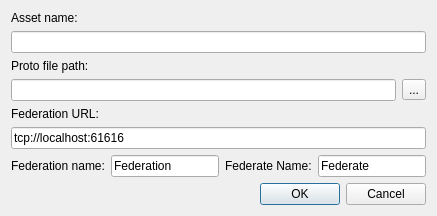
<?xml version="1.0" encoding="UTF-8"?>
<ui version="4.0">
 <class>AddingBusAssetDialog</class>
 <widget class="QDialog" name="AddingBusAssetDialog">
  <property name="geometry">
   <rect>
    <x>0</x>
    <y>0</y>
    <width>550</width>
    <height>290</height>
   </rect>
  </property>
  <property name="minimumSize">
   <size>
    <width>550</width>
    <height>0</height>
   </size>
  </property>
  <property name="windowTitle">
   <string>Add Asset</string>
  </property>
  <layout class="QVBoxLayout" name="verticalLayout">
   <property name="sizeConstraint">
    <enum>QLayout::SetFixedSize</enum>
   </property>
   <item>
    <widget class="QLabel" name="label_5">
     <property name="text">
      <string>Asset name:</string>
     </property>
    </widget>
   </item>
   <item>
    <widget class="QLineEdit" name="nameAsset">
     <property name="text">
      <string notr="true"/>
     </property>
    </widget>
   </item>
   <item>
    <widget class="QLabel" name="label">
     <property name="text">
      <string>Proto file path:</string>
     </property>
    </widget>
   </item>
   <item>
    <layout class="QHBoxLayout" name="horizontalLayout">
     <item>
      <widget class="QLineEdit" name="protoPath">
       <property name="text">
        <string notr="true"/>
       </property>
      </widget>
     </item>
     <item>
      <widget class="QToolButton" name="butPath">
       <property name="text">
        <string>...</string>
       </property>
      </widget>
     </item>
    </layout>
   </item>
   <item>
    <widget class="QLabel" name="label_6">
     <property name="text">
      <string>Federation URL:</string>
     </property>
    </widget>
   </item>
   <item>
    <widget class="QLineEdit" name="urlFederation">
     <property name="text">
      <string notr="true">tcp://localhost:61616</string>
     </property>
    </widget>
   </item>
   <item>
    <layout class="QHBoxLayout" name="horizontalLayout_2">
     <item>
      <widget class="QLabel" name="label_7">
       <property name="text">
        <string>Federation name:</string>
       </property>
      </widget>
     </item>
     <item>
      <widget class="QLineEdit" name="nameFederation">
       <property name="text">
        <string notr="true">Federation</string>
       </property>
      </widget>
     </item>
     <item>
      <widget class="QLabel" name="label_8">
       <property name="text">
        <string>Federate Name:</string>
       </property>
      </widget>
     </item>
     <item>
      <widget class="QLineEdit" name="nameFederate">
       <property name="text">
        <string notr="true">Federate</string>
       </property>
      </widget>
     </item>
    </layout>
   </item>
   <item>
    <widget class="QDialogButtonBox" name="buttonBox">
     <property name="orientation">
      <enum>Qt::Horizontal</enum>
     </property>
     <property name="standardButtons">
      <set>QDialogButtonBox::Cancel|QDialogButtonBox::Ok</set>
     </property>
    </widget>
   </item>
  </layout>
 </widget>
 <resources/>
 <connections>
  <connection>
   <sender>buttonBox</sender>
   <signal>accepted()</signal>
   <receiver>AddingBusAssetDialog</receiver>
   <slot>onAccept()</slot>
   <hints>
    <hint type="sourcelabel">
     <x>248</x>
     <y>254</y>
    </hint>
    <hint type="destinationlabel">
     <x>157</x>
     <y>274</y>
    </hint>
   </hints>
  </connection>
  <connection>
   <sender>buttonBox</sender>
   <signal>rejected()</signal>
   <receiver>AddingBusAssetDialog</receiver>
   <slot>reject()</slot>
   <hints>
    <hint type="sourcelabel">
     <x>316</x>
     <y>260</y>
    </hint>
    <hint type="destinationlabel">
     <x>286</x>
     <y>274</y>
    </hint>
   </hints>
  </connection>
  <connection>
   <sender>butPath</sender>
   <signal>clicked()</signal>
   <receiver>AddingBusAssetDialog</receiver>
   <slot>choosePath()</slot>
   <hints>
    <hint type="sourcelabel">
     <x>558</x>
     <y>87</y>
    </hint>
    <hint type="destinationlabel">
     <x>289</x>
     <y>106</y>
    </hint>
   </hints>
  </connection>
 </connections>
 <slots>
  <slot>choosePath()</slot>
  <slot>onAccept()</slot>
 </slots>
</ui>
